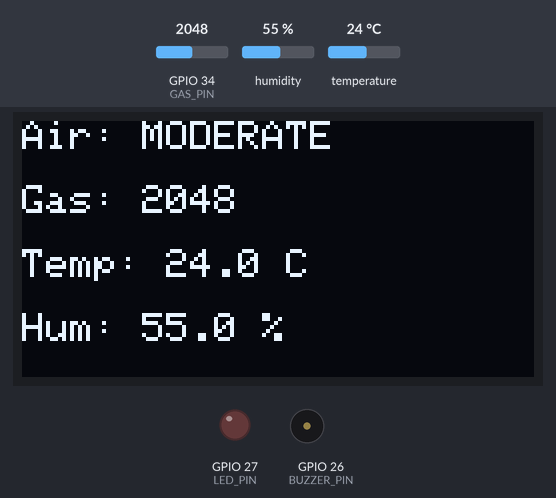
A program run on a simulated ESP32. On the bench: 128×64 one-colour display, output pins drawn as LEDs (lit = HIGH), buzzer (waves = sounding). Inputs (shaded band) come from the test bench; at power-on: GPIO 34 (GAS_PIN) = 2048, humidity 55 %, temperature 24 °C. What the program prints to the serial monitor is not drawn.

Above: at 2.8 s.
2.9 s: GPIO 34 (GAS_PIN) set to 2442
At 4.5 s:
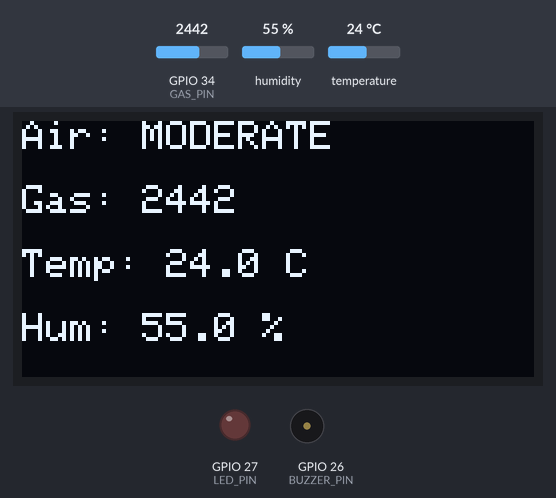
5.6 s: GPIO 34 (GAS_PIN) set to 2550
At 7.4 s:
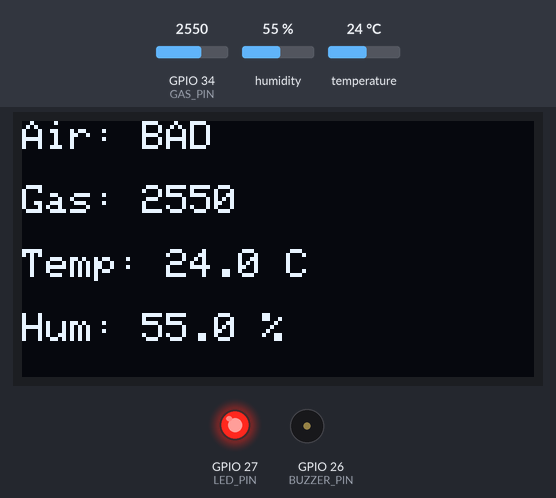
11.6 s: GPIO 34 (GAS_PIN) set to 960
At 13.5 s:
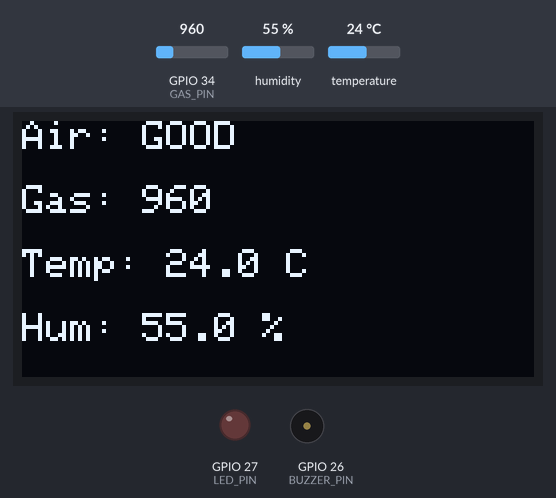
14.6 s: humidity set to 22 %
At 16.1 s:
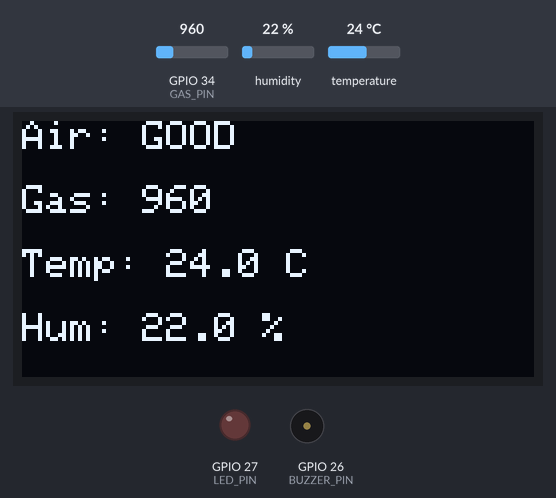
17.3 s: GPIO 34 (GAS_PIN) set to 2540
At 20.5 s:
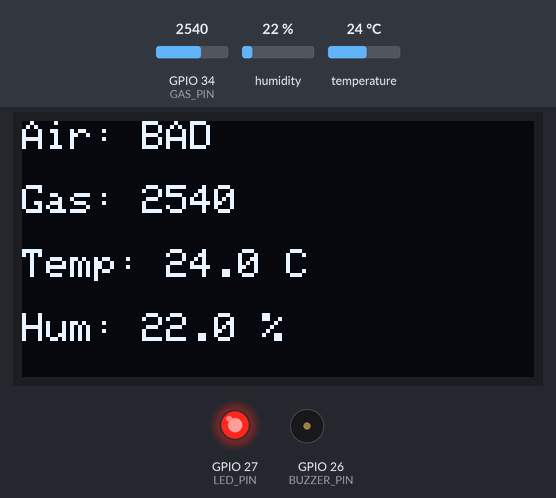
21.0 s: temperature set to 12 °C
At 22.2 s:
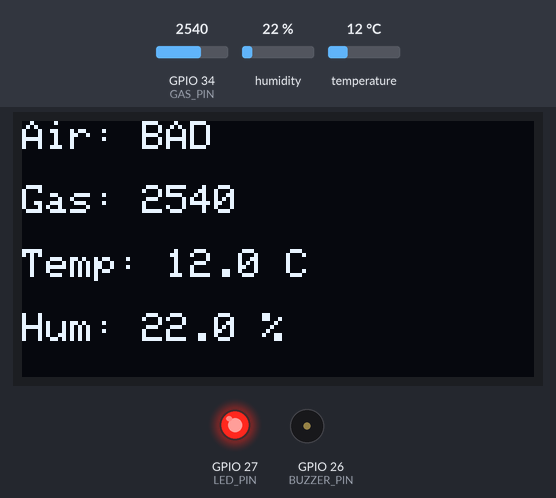
Timing chart, 0 to 26.3 s (numbered marks = the images above; inputs shaded):
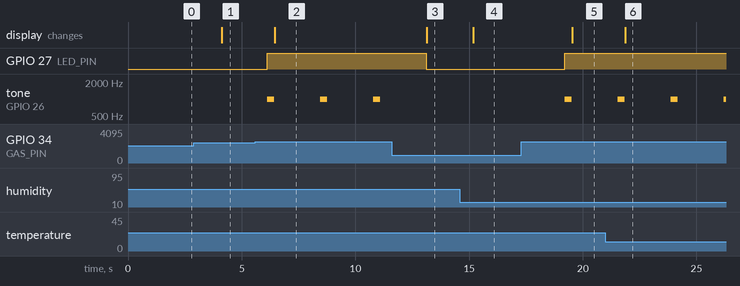

The program:

main.cpp
```cpp
#include <Arduino.h>
#include <Wire.h>
#include <Adafruit_GFX.h>
#include <Adafruit_SSD1306.h>
#include <DHT.h>

// ================= OLED =================
#define SCREEN_WIDTH 128
#define SCREEN_HEIGHT 64

Adafruit_SSD1306 display(
  SCREEN_WIDTH,
  SCREEN_HEIGHT,
  &Wire,
  -1
);

// ================= DHT22 =================
#define DHTPIN 4
#define DHTTYPE DHT22

DHT dht(DHTPIN, DHTTYPE);

// ================= Gas Sensor =================
#define GAS_PIN 34

// ================= Outputs =================
#define BUZZER_PIN 26
#define LED_PIN 27

void setup() {

  Serial.begin(115200);

  dht.begin();

  pinMode(BUZZER_PIN, OUTPUT);
  pinMode(LED_PIN, OUTPUT);

  digitalWrite(BUZZER_PIN, LOW);
  digitalWrite(LED_PIN, LOW);

  // Initialize OLED
  if (!display.begin(SSD1306_SWITCHCAPVCC, 0x3C)) {
    Serial.println("OLED initialization failed!");
    while (true);
  }

  display.clearDisplay();
  display.setTextColor(SSD1306_WHITE);

  Serial.println("Air Quality Monitor Started");
}

void loop() {

  // Read DHT22
  float temperature = dht.readTemperature();
  float humidity = dht.readHumidity();

  // Read Gas Sensor
  int gasValue = analogRead(GAS_PIN);

  // Check DHT sensor
  if (isnan(temperature) || isnan(humidity)) {
    Serial.println("Failed to read DHT22");
    return;
  }

  // Determine Air Quality
  String airStatus;

  if (gasValue < 1000) {
    airStatus = "GOOD";
    digitalWrite(LED_PIN, LOW);
    digitalWrite(BUZZER_PIN, LOW);
  }
  else if (gasValue < 2500) {
    airStatus = "MODERATE";
    digitalWrite(LED_PIN, LOW);
    digitalWrite(BUZZER_PIN, LOW);
  }
  else {
    airStatus = "BAD";

    digitalWrite(LED_PIN, HIGH);

    // Buzzer alarm
    tone(BUZZER_PIN, 1000);
    delay(300);
    noTone(BUZZER_PIN);
  }

  // ================= OLED =================
  display.clearDisplay();

  display.setTextSize(1);

  display.setCursor(0, 0);
  display.print("Air: ");
  display.println(airStatus);

  display.setCursor(0, 16);
  display.print("Gas: ");
  display.println(gasValue);

  display.setCursor(0, 32);
  display.print("Temp: ");
  display.print(temperature, 1);
  display.println(" C");

  display.setCursor(0, 48);
  display.print("Hum: ");
  display.print(humidity, 1);
  display.println(" %");

  display.display();

  // ================= Serial Monitor =================
  Serial.print("Gas: ");
  Serial.print(gasValue);

  Serial.print(" | Air: ");
  Serial.print(airStatus);

  Serial.print(" | Temp: ");
  Serial.print(temperature);

  Serial.print(" C | Humidity: ");
  Serial.print(humidity);

  Serial.println("%");

  delay(2000);
}
```

Measured:
- the behaviour switches between 2499 and 2500 on GPIO 34 (GAS_PIN) (found by bisection; images 1 and 2)
- after the input at 2.9 s, the display: changes after 1.2 s (image 1)
- after the input at 5.6 s, GPIO 27 (LED_PIN): LOW → HIGH after 0.53 s; tone on GPIO 26 (BUZZER_PIN): alternates 1000 Hz for 0.30 s and silent for 2.0 s, starting after 0.53 s; the display: changes after 0.86 s (image 2)
- after the input at 11.6 s, GPIO 27 (LED_PIN): HIGH → LOW after 1.5 s; tone on GPIO 26 (BUZZER_PIN): stays silent (without the input it goes to 1000 Hz after 1.5 s); the display: changes after 1.5 s (image 3)
- after the input at 14.6 s, the display: changes after 0.58 s (image 4)
- after the input at 17.3 s, GPIO 27 (LED_PIN): LOW → HIGH after 1.9 s; tone on GPIO 26 (BUZZER_PIN): silent → 1000 Hz after 1.9 s, → silent 0.30 s later; the display: changes after 2.2 s (image 5)
- after the input at 21.0 s, the display: changes after 0.87 s (image 6)
